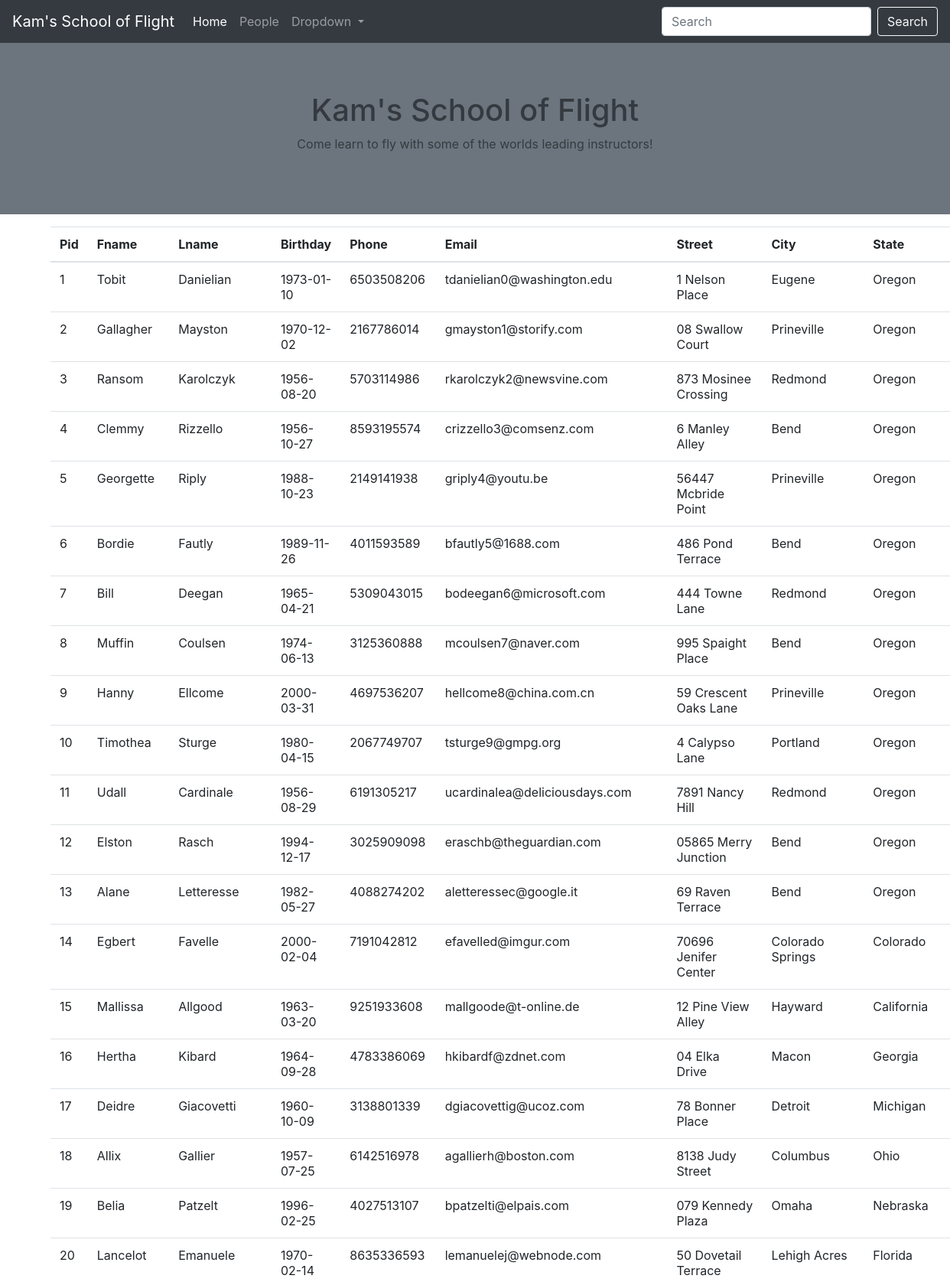
/courses.php (upper part), run on the app's committed database.
### tables this page shows
CREATE TABLE IF NOT EXISTS PERSON (
  Pid        INTEGER        NOT NULL AUTO_INCREMENT,
  Fname      VARCHAR(30)    NOT NULL,
  Lname      VARCHAR(30)    NOT NULL,
  Birthday   DATE,
  Phone      CHAR(10)       NOT NULL,
  Email      VARCHAR(254)   NOT NULL,
  Street     VARCHAR(30)    NOT NULL,
  City       VARCHAR(30)    NOT NULL,
  State      VARCHAR(30)    NOT NULL,
  PRIMARY KEY (Pid)
  );

### courses.php (called while the page is built)
<?php include 'header.php';
include './connection.php';
$query = "SELECT * FROM PERSON;";
include './table_generation.php';
?>
<?php include 'footer.php'?>

### table_generation.php (the view, shortened to what this page needs)
<?php
$q = $db->query($query);
?>
<div class="container">
  <table class="table mt-3">
    <thead>
<?php
while ($col = $q->fetch_field()) {
  $name = $col->name;
?>
    <th scope="col"><?=ucwords($name)?></th>
<?php
}
?>
  </thead>
<?php
while ($t = $q->fetch_assoc()) {
?>
<tr>
  <?php
  foreach ($t as $value) {
  ?>
    <td><?=$value?></td>
  <?php
  }
?>
</tr>
<?php
}
?>
  </table>
</div>

### header.php (shortened to what this page needs)
<html lang="en">
<head>
  <link rel="stylesheet" href="https://cdn.jsdelivr.net/npm/bootstrap@4.3.1/dist/css/bootstrap.min.css">
  <link rel="stylesheet" href="./main.css">
</head>
<body>
<nav class="navbar navbar-expand-lg navbar-dark bg-dark">
    <a class="navbar-brand" href="/">Kam's School of Flight</a>
    <div class="collapse navbar-collapse" id="navbarSupportedContent">
      <ul class="navbar-nav mr-auto">
        <li class="nav-item active">
          <a class="nav-link" href="/">Home <span class="sr-only">(current)</span></a>
        </li>
        <li class="nav-item">
          <a class="nav-link" href="./students.php">People</a>
        </li>
        <li class="nav-item dropdown">
          <a class="nav-link dropdown-toggle" href="#" id="navbarDropdown" role="button" data-toggle="dropdown" aria-haspopup="true" aria-expanded="false">
            Dropdown
          </a>
        </li>
      </ul>
      <form class="form-inline my-2 my-lg-0">
        <input class="form-control mr-sm-2" type="search" placeholder="Search" aria-label="Search">
        <button class="btn btn-outline-light my-2 my-sm-0" type="submit">Search</button>
      </form>
    </div>
  </nav>
    <div class="jumbotron text-center text-dark bg-secondary">
      <h1>Kam's School of Flight</h1>
      <p>Come learn to fly with some of the worlds leading instructors!</p>
    </div>

### footer.php (shortened to what this page needs)
</body>
</html>

### main.css (style rules this page uses)
.jumbotron { margin-bottom: 0px; border-radius: 0px; }

### data on the page
person: Pid "1", Fname "Tobit", Lname "Danielian", Birthday "1973-01-10", Phone "6503508206", Email "tdanielian0@washington.edu", Street "1 Nelson Place", City "Eugene", State "Oregon"
person: Pid "2", Fname "Gallagher", Lname "Mayston", Birthday "1970-12-02", Phone "2167786014", Email "gmayston1@storify.com", Street "08 Swallow Court", City "Prineville", State "Oregon"
person: Pid "3", Fname "Ransom", Lname "Karolczyk", Birthday "1956-08-20", Phone "5703114986", Email "rkarolczyk2@newsvine.com", Street "873 Mosinee Crossing", City "Redmond", State "Oregon"
person: Pid "4", Fname "Clemmy", Lname "Rizzello", Birthday "1956-10-27", Phone "8593195574", Email "crizzello3@comsenz.com", Street "6 Manley Alley", City "Bend", State "Oregon"
person: Pid "5", Fname "Georgette", Lname "Riply", Birthday "1988-10-23", Phone "2149141938", Email "griply4@youtu.be", Street "56447 Mcbride Point", City "Prineville", State "Oregon"
person: Pid "6", Fname "Bordie", Lname "Fautly", Birthday "1989-11-26", Phone "4011593589", Email "bfautly5@1688.com", Street "486 Pond Terrace", City "Bend", State "Oregon"
person: Pid "7", Fname "Bill", Lname "Deegan", Birthday "1965-04-21", Phone "5309043015", Email "bodeegan6@microsoft.com", Street "444 Towne Lane", City "Redmond", State "Oregon"
person: Pid "8", Fname "Muffin", Lname "Coulsen", Birthday "1974-06-13", Phone "3125360888", Email "mcoulsen7@naver.com", Street "995 Spaight Place", City "Bend", State "Oregon"
person: Pid "9", Fname "Hanny", Lname "Ellcome", Birthday "2000-03-31", Phone "4697536207", Email "hellcome8@china.com.cn", Street "59 Crescent Oaks Lane", City "Prineville", State "Oregon"
person: Pid "10", Fname "Timothea", Lname "Sturge", Birthday "1980-04-15", Phone "2067749707", Email "tsturge9@gmpg.org", Street "4 Calypso Lane", City "Portland", State "Oregon"
person: Pid "11", Fname "Udall", Lname "Cardinale", Birthday "1956-08-29", Phone "6191305217", Email "ucardinalea@deliciousdays.com", Street "7891 Nancy Hill", City "Redmond", State "Oregon"
person: Pid "12", Fname "Elston", Lname "Rasch", Birthday "1994-12-17", Phone "3025909098", Email "eraschb@theguardian.com", Street "05865 Merry Junction", City "Bend", State "Oregon"
person: Pid "13", Fname "Alane", Lname "Letteresse", Birthday "1982-05-27", Phone "4088274202", Email "aletteressec@google.it", Street "69 Raven Terrace", City "Bend", State "Oregon"
person: Pid "14", Fname "Egbert", Lname "Favelle", Birthday "2000-02-04", Phone "7191042812", Email "efavelled@imgur.com", Street "70696 Jenifer Center", City "Colorado Springs", State "Colorado"
person: Pid "15", Fname "Mallissa", Lname "Allgood", Birthday "1963-03-20", Phone "9251933608", Email "mallgoode@t-online.de", Street "12 Pine View Alley", City "Hayward", State "California"
person: Pid "16", Fname "Hertha", Lname "Kibard", Birthday "1964-09-28", Phone "4783386069", Email "hkibardf@zdnet.com", Street "04 Elka Drive", City "Macon", State "Georgia"
person: Pid "17", Fname "Deidre", Lname "Giacovetti", Birthday "1960-10-09", Phone "3138801339", Email "dgiacovettig@ucoz.com", Street "78 Bonner Place", City "Detroit", State "Michigan"
person: Pid "18", Fname "Allix", Lname "Gallier", Birthday "1957-07-25", Phone "6142516978", Email "agallierh@boston.com", Street "8138 Judy Street", City "Columbus", State "Ohio"
person: Pid "19", Fname "Belia", Lname "Patzelt", Birthday "1996-02-25", Phone "4027513107", Email "bpatzelti@elpais.com", Street "079 Kennedy Plaza", City "Omaha", State "Nebraska"
person: Pid "20", Fname "Lancelot", Lname "Emanuele", Birthday "1970-02-14", Phone "8635336593", Email "lemanuelej@webnode.com", Street "50 Dovetail Terrace", City "Lehigh Acres", State "Florida"

### other printed values
$name "Pid"
$name "Fname"
$name "Lname"
$name "Birthday"
$name "Phone"
$name "Email"
$name "Street"
$name "City"
$name "State"
